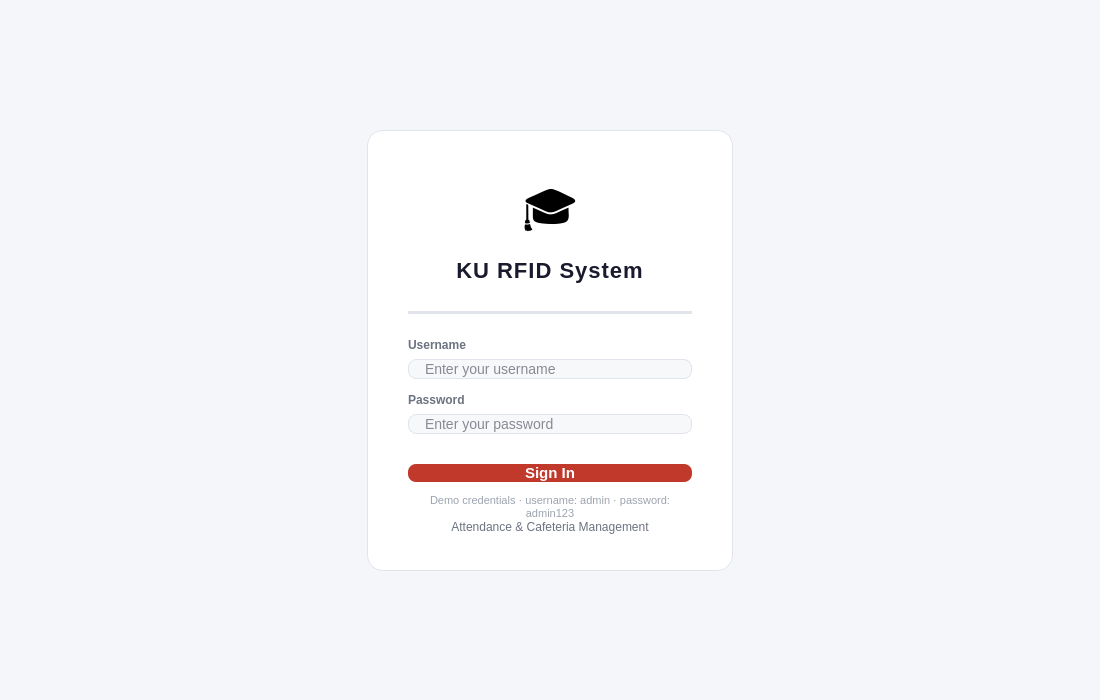
<?xml version="1.0" encoding="UTF-8"?>
<ui version="4.0">
 <class>LoginPage</class>
 <widget class="QWidget" name="LoginPage">
  <property name="geometry">
   <rect>
    <x>0</x>
    <y>0</y>
    <width>1100</width>
    <height>700</height>
   </rect>
  </property>
  <property name="windowTitle">
   <string>Login</string>
  </property>
  <property name="styleSheet">
   <string notr="true">QWidget#LoginPage {
    background-color: #F5F6FA;
}
</string>
  </property>
  <layout class="QHBoxLayout" name="outerHLayout">
   <property name="spacing">
    <number>0</number>
   </property>
   <property name="leftMargin">
    <number>0</number>
   </property>
   <property name="topMargin">
    <number>0</number>
   </property>
   <property name="rightMargin">
    <number>0</number>
   </property>
   <property name="bottomMargin">
    <number>0</number>
   </property>
   <item>
    <spacer name="hSpacerLeft">
     <property name="orientation">
      <enum>Qt::Orientation::Horizontal</enum>
     </property>
     <property name="sizeHint" stdset="0">
      <size>
       <width>40</width>
       <height>20</height>
      </size>
     </property>
    </spacer>
   </item>
   <item>
    <layout class="QVBoxLayout" name="centerVLayout">
     <property name="spacing">
      <number>0</number>
     </property>
     <item>
      <spacer name="vSpacerTop">
       <property name="orientation">
        <enum>Qt::Orientation::Vertical</enum>
       </property>
       <property name="sizeHint" stdset="0">
        <size>
         <width>20</width>
         <height>40</height>
        </size>
       </property>
      </spacer>
     </item>
     <item>
      <widget class="QFrame" name="cardFrame">
       <property name="styleSheet">
        <string notr="true">QFrame#cardFrame {
    background-color: #FFFFFF;
    border-radius: 16px;
    border: 1px solid #E2E4EC;
}
</string>
       </property>
       <property name="frameShape">
        <enum>QFrame::Shape::StyledPanel</enum>
       </property>
       <property name="frameShadow">
        <enum>QFrame::Shadow::Raised</enum>
       </property>
       <layout class="QVBoxLayout" name="cardLayout">
        <property name="spacing">
         <number>0</number>
        </property>
        <property name="leftMargin">
         <number>40</number>
        </property>
        <property name="topMargin">
         <number>44</number>
        </property>
        <property name="rightMargin">
         <number>40</number>
        </property>
        <property name="bottomMargin">
         <number>36</number>
        </property>
        <item>
         <widget class="QLabel" name="labelBrandIcon">
          <property name="styleSheet">
           <string notr="true">font-size: 46px; background: transparent; border: none;</string>
          </property>
          <property name="text">
           <string>🎓</string>
          </property>
          <property name="alignment">
           <set>Qt::AlignmentFlag::AlignCenter</set>
          </property>
         </widget>
        </item>
        <item>
         <spacer name="sp1">
          <property name="orientation">
           <enum>Qt::Orientation::Vertical</enum>
          </property>
          <property name="sizeType">
           <enum>QSizePolicy::Policy::Fixed</enum>
          </property>
          <property name="sizeHint" stdset="0">
           <size>
            <width>20</width>
            <height>4</height>
           </size>
          </property>
         </spacer>
        </item>
        <item>
         <widget class="QLabel" name="labelAppName">
          <property name="styleSheet">
           <string notr="true">font-size: 22px; font-weight: 700; color: #1A1A2E; letter-spacing: 1px; background: transparent; border: none;</string>
          </property>
          <property name="text">
           <string>KU RFID System</string>
          </property>
          <property name="alignment">
           <set>Qt::AlignmentFlag::AlignCenter</set>
          </property>
         </widget>
        </item>
        <item>
         <spacer name="sp2">
          <property name="orientation">
           <enum>Qt::Orientation::Vertical</enum>
          </property>
          <property name="sizeType">
           <enum>QSizePolicy::Policy::Fixed</enum>
          </property>
          <property name="sizeHint" stdset="0">
           <size>
            <width>20</width>
            <height>4</height>
           </size>
          </property>
         </spacer>
        </item>
        <item>
         <spacer name="sp3">
          <property name="orientation">
           <enum>Qt::Orientation::Vertical</enum>
          </property>
          <property name="sizeType">
           <enum>QSizePolicy::Policy::Fixed</enum>
          </property>
          <property name="sizeHint" stdset="0">
           <size>
            <width>20</width>
            <height>24</height>
           </size>
          </property>
         </spacer>
        </item>
        <item>
         <widget class="QFrame" name="dividerLine">
          <property name="styleSheet">
           <string notr="true">background-color: #E2E4EC; border: none;</string>
          </property>
          <property name="frameShape">
           <enum>QFrame::Shape::HLine</enum>
          </property>
          <property name="frameShadow">
           <enum>QFrame::Shadow::Sunken</enum>
          </property>
         </widget>
        </item>
        <item>
         <spacer name="sp4">
          <property name="orientation">
           <enum>Qt::Orientation::Vertical</enum>
          </property>
          <property name="sizeType">
           <enum>QSizePolicy::Policy::Fixed</enum>
          </property>
          <property name="sizeHint" stdset="0">
           <size>
            <width>20</width>
            <height>24</height>
           </size>
          </property>
         </spacer>
        </item>
        <item>
         <widget class="QLabel" name="labelUsername">
          <property name="styleSheet">
           <string notr="true">font-size: 12px; font-weight: 600; color: #6B7280; background: transparent; border: none;</string>
          </property>
          <property name="text">
           <string>Username</string>
          </property>
         </widget>
        </item>
        <item>
         <spacer name="sp5">
          <property name="orientation">
           <enum>Qt::Orientation::Vertical</enum>
          </property>
          <property name="sizeType">
           <enum>QSizePolicy::Policy::Fixed</enum>
          </property>
          <property name="sizeHint" stdset="0">
           <size>
            <width>20</width>
            <height>7</height>
           </size>
          </property>
         </spacer>
        </item>
        <item>
         <widget class="QLineEdit" name="lineEditUsername">
          <property name="styleSheet">
           <string notr="true">QLineEdit {
    background-color: #F7F8FA;
    color: #1A1A2E;
    border: 1px solid #E2E4EC;
    border-radius: 8px;
    padding: 0 14px;
    font-size: 14px;
}
QLineEdit:focus {
    border: 1.5px solid #C0392B;
}
</string>
          </property>
          <property name="placeholderText">
           <string>Enter your username</string>
          </property>
         </widget>
        </item>
        <item>
         <spacer name="sp6">
          <property name="orientation">
           <enum>Qt::Orientation::Vertical</enum>
          </property>
          <property name="sizeType">
           <enum>QSizePolicy::Policy::Fixed</enum>
          </property>
          <property name="sizeHint" stdset="0">
           <size>
            <width>20</width>
            <height>14</height>
           </size>
          </property>
         </spacer>
        </item>
        <item>
         <widget class="QLabel" name="labelPassword">
          <property name="styleSheet">
           <string notr="true">font-size: 12px; font-weight: 600; color: #6B7280; background: transparent; border: none;</string>
          </property>
          <property name="text">
           <string>Password</string>
          </property>
         </widget>
        </item>
        <item>
         <spacer name="sp7">
          <property name="orientation">
           <enum>Qt::Orientation::Vertical</enum>
          </property>
          <property name="sizeType">
           <enum>QSizePolicy::Policy::Fixed</enum>
          </property>
          <property name="sizeHint" stdset="0">
           <size>
            <width>20</width>
            <height>7</height>
           </size>
          </property>
         </spacer>
        </item>
        <item>
         <widget class="QLineEdit" name="lineEditPassword">
          <property name="styleSheet">
           <string notr="true">QLineEdit {
    background-color: #F7F8FA;
    color: #1A1A2E;
    border: 1px solid #E2E4EC;
    border-radius: 8px;
    padding: 0 14px;
    font-size: 14px;
}
QLineEdit:focus {
    border: 1.5px solid #C0392B;
}
</string>
          </property>
          <property name="echoMode">
           <enum>QLineEdit::EchoMode::Password</enum>
          </property>
          <property name="placeholderText">
           <string>Enter your password</string>
          </property>
         </widget>
        </item>
        <item>
         <spacer name="sp8">
          <property name="orientation">
           <enum>Qt::Orientation::Vertical</enum>
          </property>
          <property name="sizeType">
           <enum>QSizePolicy::Policy::Fixed</enum>
          </property>
          <property name="sizeHint" stdset="0">
           <size>
            <width>20</width>
            <height>10</height>
           </size>
          </property>
         </spacer>
        </item>
        <item>
         <widget class="QLabel" name="labelError">
          <property name="styleSheet">
           <string notr="true">color: #E74C3C; font-size: 12px; background: transparent; border: none;</string>
          </property>
          <property name="text">
           <string/>
          </property>
          <property name="alignment">
           <set>Qt::AlignmentFlag::AlignCenter</set>
          </property>
         </widget>
        </item>
        <item>
         <spacer name="sp9">
          <property name="orientation">
           <enum>Qt::Orientation::Vertical</enum>
          </property>
          <property name="sizeType">
           <enum>QSizePolicy::Policy::Fixed</enum>
          </property>
          <property name="sizeHint" stdset="0">
           <size>
            <width>20</width>
            <height>6</height>
           </size>
          </property>
         </spacer>
        </item>
        <item>
         <widget class="QPushButton" name="pushButtonSignIn">
          <property name="cursor">
           <cursorShape>PointingHandCursor</cursorShape>
          </property>
          <property name="styleSheet">
           <string notr="true">QPushButton {
    background-color: #C0392B;
    color: #FFFFFF;
    border: none;
    border-radius: 8px;
    font-size: 15px;
    font-weight: 700;
}
QPushButton:hover  { background-color: #E74C3C; }
QPushButton:pressed { background-color: #992D22; }
</string>
          </property>
          <property name="text">
           <string>Sign In</string>
          </property>
         </widget>
        </item>
        <item>
         <spacer name="sp10">
          <property name="orientation">
           <enum>Qt::Orientation::Vertical</enum>
          </property>
          <property name="sizeType">
           <enum>QSizePolicy::Policy::Fixed</enum>
          </property>
          <property name="sizeHint" stdset="0">
           <size>
            <width>20</width>
            <height>12</height>
           </size>
          </property>
         </spacer>
        </item>
        <item>
         <widget class="QLabel" name="labelHint">
          <property name="styleSheet">
           <string notr="true">color: #9CA3AF; font-size: 11px; background: transparent; border: none;</string>
          </property>
          <property name="text">
           <string>Demo credentials · username: admin · password: admin123</string>
          </property>
          <property name="alignment">
           <set>Qt::AlignmentFlag::AlignCenter</set>
          </property>
          <property name="wordWrap">
           <bool>true</bool>
          </property>
         </widget>
        </item>
        <item>
         <widget class="QLabel" name="labelSubtitle">
          <property name="styleSheet">
           <string notr="true">font-size: 12px; color: #6B7280; background: transparent; border: none;</string>
          </property>
          <property name="text">
           <string>Attendance &amp; Cafeteria Management</string>
          </property>
          <property name="alignment">
           <set>Qt::AlignmentFlag::AlignCenter</set>
          </property>
         </widget>
        </item>
       </layout>
      </widget>
     </item>
     <item>
      <spacer name="vSpacerBottom">
       <property name="orientation">
        <enum>Qt::Orientation::Vertical</enum>
       </property>
       <property name="sizeHint" stdset="0">
        <size>
         <width>20</width>
         <height>40</height>
        </size>
       </property>
      </spacer>
     </item>
    </layout>
   </item>
   <item>
    <spacer name="hSpacerRight">
     <property name="orientation">
      <enum>Qt::Orientation::Horizontal</enum>
     </property>
     <property name="sizeHint" stdset="0">
      <size>
       <width>40</width>
       <height>20</height>
      </size>
     </property>
    </spacer>
   </item>
  </layout>
 </widget>
 <resources/>
 <connections/>
</ui>
